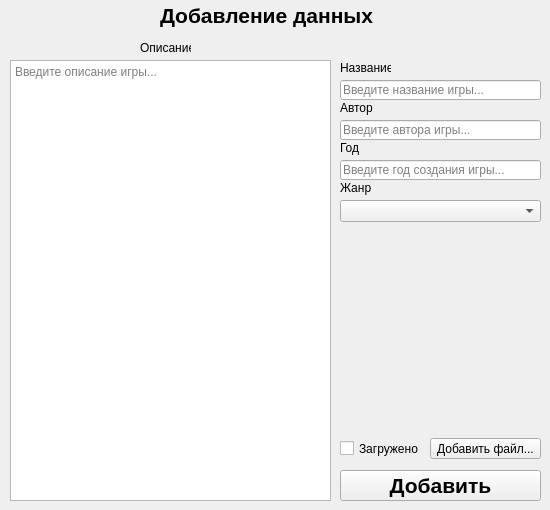
<?xml version="1.0" encoding="UTF-8"?>
<ui version="4.0">
 <class>Form</class>
 <widget class="QWidget" name="Form">
  <property name="geometry">
   <rect>
    <x>0</x>
    <y>0</y>
    <width>550</width>
    <height>510</height>
   </rect>
  </property>
  <property name="windowTitle">
   <string>Form</string>
  </property>
  <widget class="QCheckBox" name="check_image">
   <property name="geometry">
    <rect>
     <x>340</x>
     <y>438</y>
     <width>81</width>
     <height>21</height>
    </rect>
   </property>
   <property name="text">
    <string>Загружено</string>
   </property>
  </widget>
  <widget class="QPushButton" name="add_image_btn">
   <property name="geometry">
    <rect>
     <x>430</x>
     <y>438</y>
     <width>111</width>
     <height>21</height>
    </rect>
   </property>
   <property name="text">
    <string>Добавить файл...</string>
   </property>
  </widget>
  <widget class="QPlainTextEdit" name="description_plain">
   <property name="geometry">
    <rect>
     <x>10</x>
     <y>60</y>
     <width>321</width>
     <height>441</height>
    </rect>
   </property>
   <property name="placeholderText">
    <string>Введите описание игры...</string>
   </property>
  </widget>
  <widget class="QLineEdit" name="line_name">
   <property name="geometry">
    <rect>
     <x>340</x>
     <y>80</y>
     <width>201</width>
     <height>20</height>
    </rect>
   </property>
   <property name="placeholderText">
    <string>Введите название игры...</string>
   </property>
  </widget>
  <widget class="QLineEdit" name="line_author">
   <property name="geometry">
    <rect>
     <x>340</x>
     <y>120</y>
     <width>201</width>
     <height>20</height>
    </rect>
   </property>
   <property name="placeholderText">
    <string>Введите автора игры...</string>
   </property>
  </widget>
  <widget class="QLabel" name="image_label">
   <property name="geometry">
    <rect>
     <x>340</x>
     <y>230</y>
     <width>200</width>
     <height>200</height>
    </rect>
   </property>
   <property name="text">
    <string/>
   </property>
  </widget>
  <widget class="QLabel" name="label">
   <property name="geometry">
    <rect>
     <x>340</x>
     <y>60</y>
     <width>51</width>
     <height>16</height>
    </rect>
   </property>
   <property name="text">
    <string>Название</string>
   </property>
  </widget>
  <widget class="QLabel" name="label_2">
   <property name="geometry">
    <rect>
     <x>340</x>
     <y>100</y>
     <width>51</width>
     <height>16</height>
    </rect>
   </property>
   <property name="text">
    <string>Автор</string>
   </property>
  </widget>
  <widget class="QLabel" name="label_3">
   <property name="geometry">
    <rect>
     <x>140</x>
     <y>40</y>
     <width>51</width>
     <height>16</height>
    </rect>
   </property>
   <property name="text">
    <string>Описание</string>
   </property>
  </widget>
  <widget class="QComboBox" name="genres_box">
   <property name="geometry">
    <rect>
     <x>340</x>
     <y>200</y>
     <width>201</width>
     <height>22</height>
    </rect>
   </property>
  </widget>
  <widget class="QLabel" name="label_4">
   <property name="geometry">
    <rect>
     <x>340</x>
     <y>180</y>
     <width>51</width>
     <height>16</height>
    </rect>
   </property>
   <property name="text">
    <string>Жанр</string>
   </property>
  </widget>
  <widget class="QLabel" name="label_5">
   <property name="geometry">
    <rect>
     <x>160</x>
     <y>0</y>
     <width>231</width>
     <height>31</height>
    </rect>
   </property>
   <property name="font">
    <font>
     <pointsize>16</pointsize>
     <weight>75</weight>
     <bold>true</bold>
    </font>
   </property>
   <property name="text">
    <string>Добавление данных</string>
   </property>
  </widget>
  <widget class="QPushButton" name="commit_btn">
   <property name="geometry">
    <rect>
     <x>340</x>
     <y>470</y>
     <width>201</width>
     <height>31</height>
    </rect>
   </property>
   <property name="font">
    <font>
     <pointsize>16</pointsize>
     <weight>75</weight>
     <bold>true</bold>
    </font>
   </property>
   <property name="text">
    <string>Добавить</string>
   </property>
  </widget>
  <widget class="QLabel" name="label_6">
   <property name="geometry">
    <rect>
     <x>340</x>
     <y>140</y>
     <width>51</width>
     <height>16</height>
    </rect>
   </property>
   <property name="text">
    <string>Год</string>
   </property>
  </widget>
  <widget class="QLineEdit" name="line_year">
   <property name="geometry">
    <rect>
     <x>340</x>
     <y>160</y>
     <width>201</width>
     <height>20</height>
    </rect>
   </property>
   <property name="placeholderText">
    <string>Введите год создания игры...</string>
   </property>
  </widget>
 </widget>
 <resources/>
 <connections/>
</ui>
